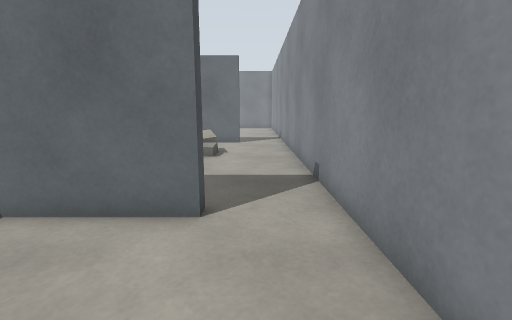
view 1 (above)

23 first-person views from a walk through a Gazebo world. The camera is 0.94 m above the floor, tilts 10° down and sees 85° across. The floor is counted in squares, 0.5 m on a side. Each view is taken from the middle of a square. On the plan, view 1 faces up. The plan holds only what a view shows up to about 16 squares ahead; the rest is blank.

view 2
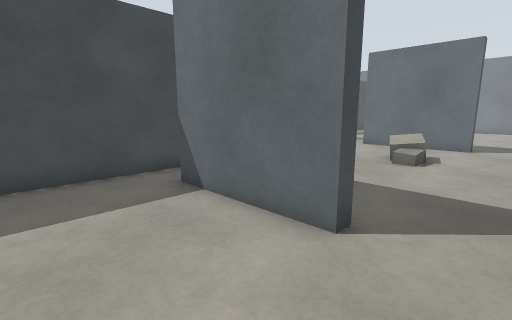

view 3
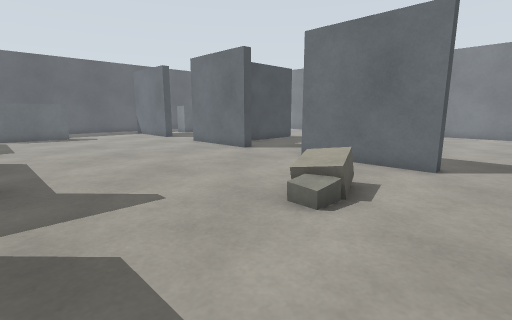

view 4
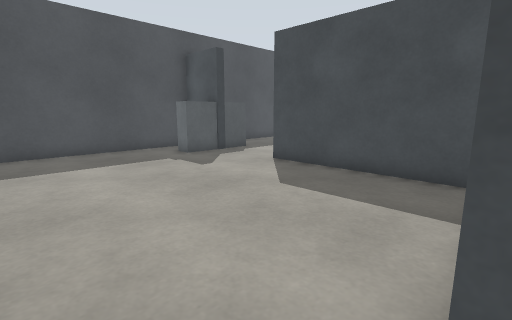

view 5
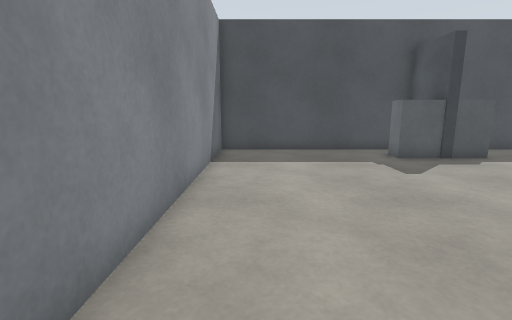

view 6
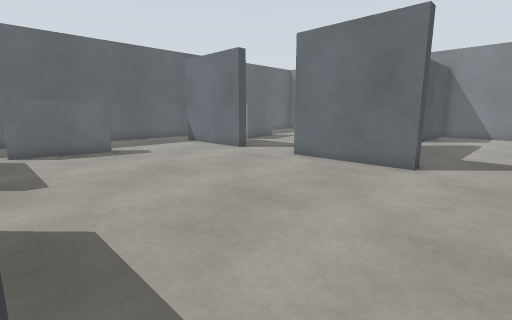

view 7
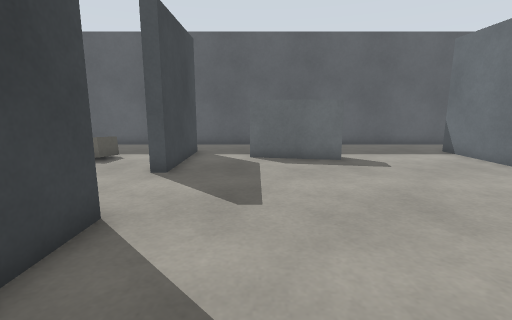

view 8
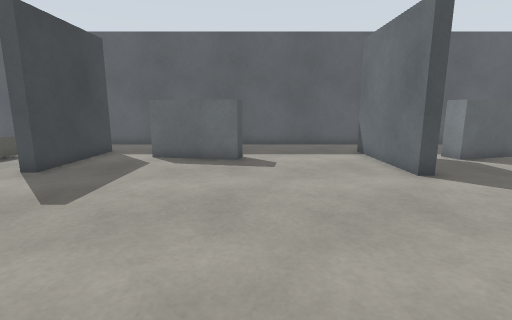

view 9
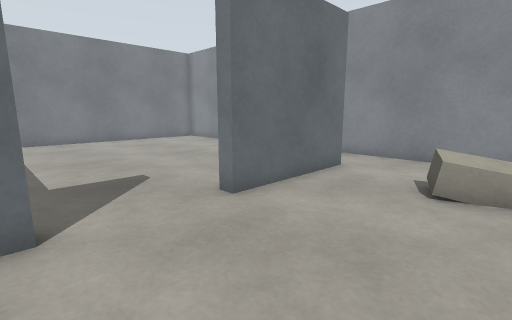

view 10
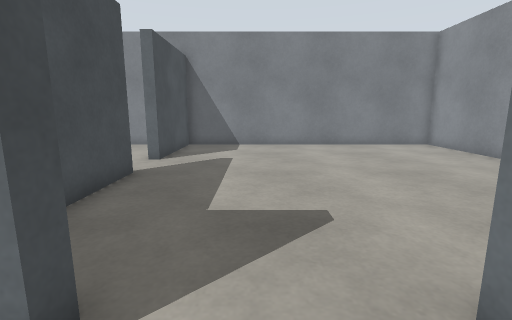

view 11
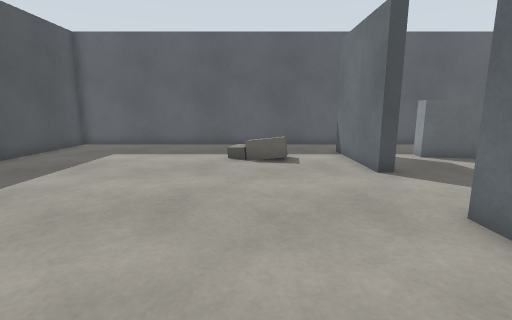

view 12
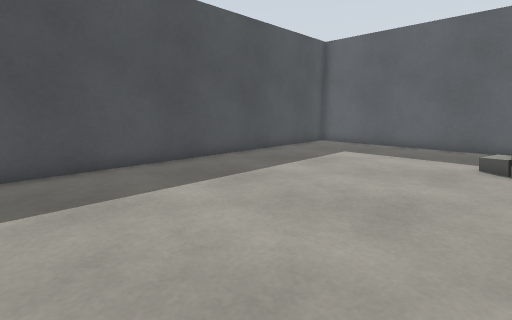

view 13
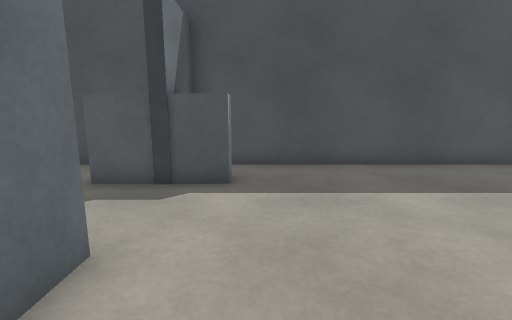

view 14
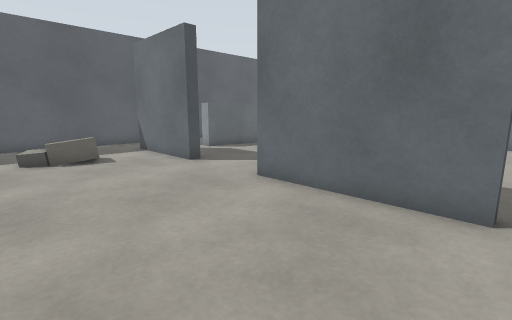

view 15
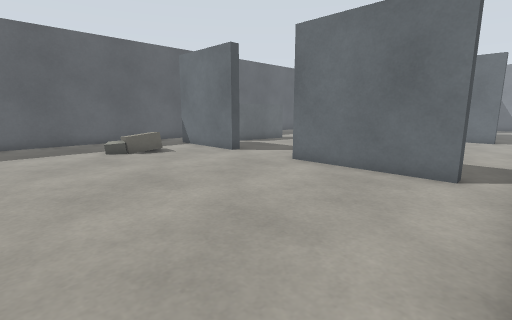

view 16
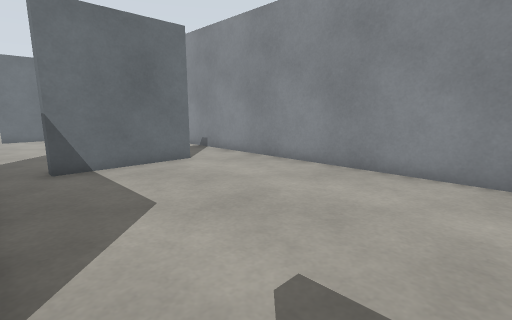

view 17
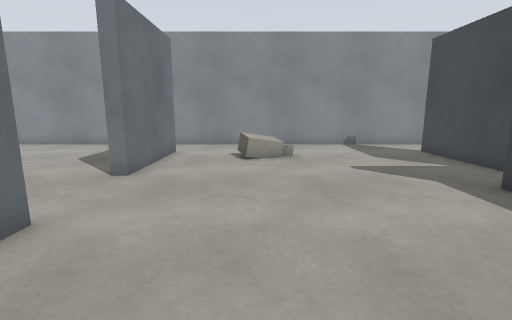

view 18
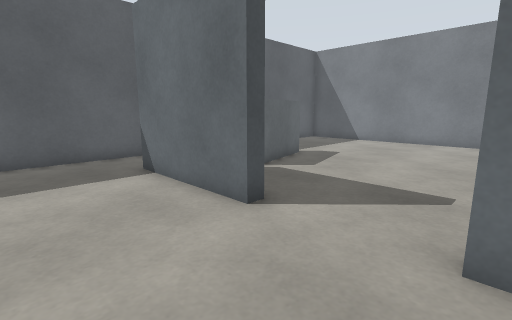

view 19
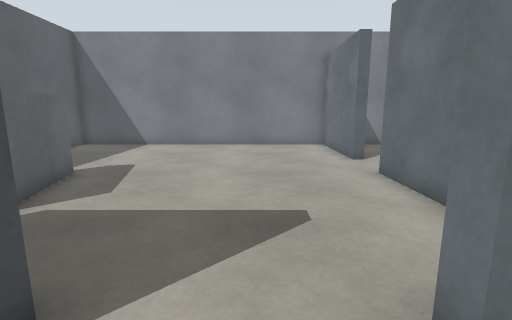

view 20
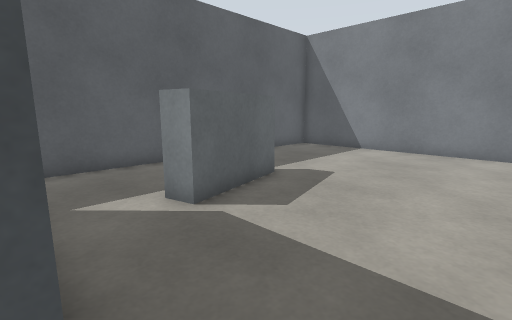

view 21
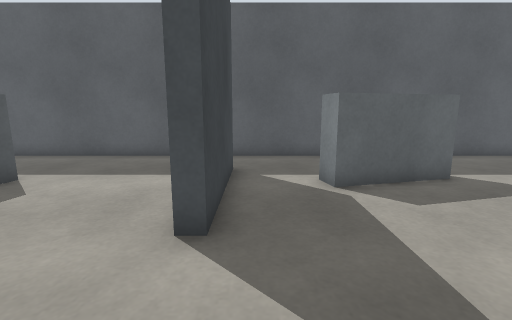

view 22
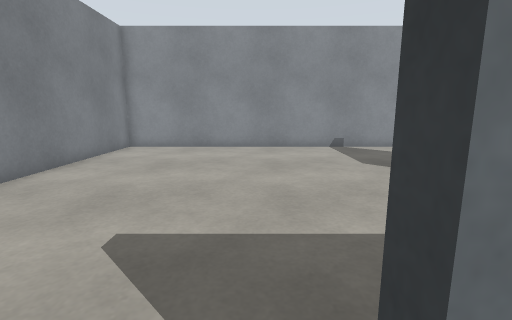

view 23
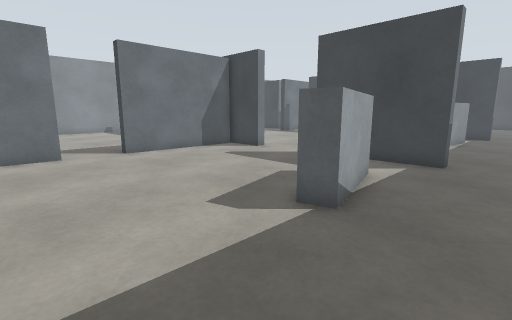

### Floor plan
Ten units are one square. View 1 is at (0, 0); x grows to the right and y downward. Boxes are objects, and circles mark ways between rooms. Rooms are numbered by the first view taken in them; rooms with no view inside come last. Other rooms are left out.
<svg viewBox="-262 -312 284 404">
<path fill="none" stroke="#000" d="M-93 -54 -93 -48M-74 -71 -74 25M-56 -53 -10 -53 -10 -48 -56 -48 -56 -53M-148 -53 -126 -53M-96 -174 -96 -168 -144 -168 -144 -172M-180 -172 -180 -168 -230 -168 -230 -172M-230 -53 -184 -53 -184 -48M-10 -174 -10 -168 -60 -168 -60 -172M-74 76 -74 87 17 87 17 -175M-257 -175 -257 -45M-184 -48 -230 -48M-78 25 -78 10M-93 -48 -148 -48M-257 -45 -257 87 -78 87 -78 74M-122 -258 -122 -307 -257 -307 -257 -175M-230 -172 -180 -172M-144 -172 -122 -172 -122 -234M-122 -234 -118 -234 -118 -202M17 -175 17 -307 -118 -307 -118 -258 -122 -258"/>
<rect x="-225" y="-115" width="20" height="40" fill="#bbb"><title>barrier</title></rect>
<rect x="-95" y="55" width="40" height="20" fill="#bbb"><title>barrier</title></rect>
<rect x="-35" y="-145" width="20" height="30" fill="#bbb"><title>collapsed building</title></rect>
<rect x="-225" y="-25" width="20" height="20" fill="#bbb"><title>grey box</title></rect>
<rect x="-215" y="-15" width="10" height="20" fill="#bbb"><title>grey box</title></rect>
<rect x="-225" y="-235" width="20" height="40" fill="#bbb"><title>barrier</title></rect>
<circle cx="-165" cy="-50" r="3" fill="#2a7"/>
<circle cx="-245" cy="-50" r="3" fill="#2a7"/>
<circle cx="-80" cy="50" r="3" fill="#2a7"/>
<circle cx="-90" cy="-50" r="3" fill="#2a7"/>
<circle cx="-165" cy="-170" r="3" fill="#2a7"/>
<circle cx="-245" cy="-170" r="3" fill="#2a7"/>
<circle cx="-80" cy="-170" r="3" fill="#2a7"/>
<circle cx="0" cy="-170" r="3" fill="#2a7"/>
<circle cx="-120" cy="-245" r="3" fill="#2a7"/>
<text x="-100" y="-70">1</text>
<text x="-170" y="20">2</text>
<text x="-190" y="-240">3</text>
<text x="-50" y="-240">4</text>
</svg>
Room 1 opens to room 2. Room 1 opens to room 3. Room 1 opens to room 4. Room 3 opens to room 4.

Where each view was taken, in squares from view 1:
view 1: 0 up, 0 right, facing up
view 2: 1 up, 1 right, facing up-left
view 3: 7 up, 1 right, facing up-left
view 4: 5 up, 1 right, facing down-left
view 5: 5 up, 0 right, facing down
view 6: 7 up, 7 left, facing up-left
view 7: 8 up, 10 left, facing left
view 8: 12 up, 10 left, facing left
view 9: 12 up, 10 left, facing up-right
view 10: 15 up, 8 left, facing up
view 11: 1 up, 10 left, facing left
view 12: 1 up, 10 left, facing down-left
view 13: 1 up, 10 left, facing down
view 14: 1 down, 9 left, facing up-left
view 15: 4 down, 8 left, facing up-left
view 16: 5 down, 7 left, facing up-right
view 17: 13 up, 14 left, facing right
view 18: 13 up, 14 left, facing up-left
view 19: 15 up, 16 left, facing up
view 20: 17 up, 16 left, facing up-left
view 21: 18 up, 14 left, facing left
view 22: 24 up, 13 left, facing right
view 23: 28 up, 25 left, facing down-right
